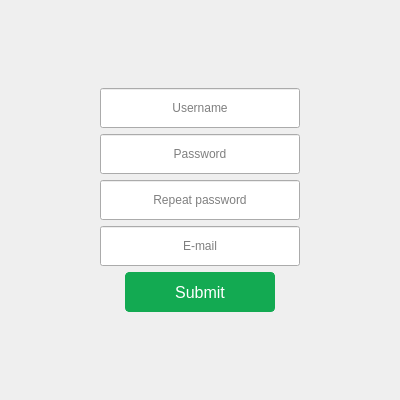
<?xml version="1.0" encoding="UTF-8"?>
<ui version="4.0">
 <class>registerPage</class>
 <widget class="QDialog" name="registerPage">
  <property name="geometry">
   <rect>
    <x>0</x>
    <y>0</y>
    <width>400</width>
    <height>400</height>
   </rect>
  </property>
  <property name="windowTitle">
   <string>Register</string>
  </property>
  <layout class="QVBoxLayout" name="verticalLayout_2">
   <item>
    <layout class="QVBoxLayout" name="verticalLayout">
     <item>
      <layout class="QHBoxLayout" name="horizontalLayout">
       <item alignment="Qt::AlignHCenter">
        <widget class="QLineEdit" name="lineEdit_username">
         <property name="minimumSize">
          <size>
           <width>200</width>
           <height>30</height>
          </size>
         </property>
         <property name="maximumSize">
          <size>
           <width>250</width>
           <height>40</height>
          </size>
         </property>
         <property name="layoutDirection">
          <enum>Qt::LeftToRight</enum>
         </property>
         <property name="alignment">
          <set>Qt::AlignCenter</set>
         </property>
         <property name="placeholderText">
          <string>Username</string>
         </property>
         <property name="cursorMoveStyle">
          <enum>Qt::LogicalMoveStyle</enum>
         </property>
        </widget>
       </item>
      </layout>
     </item>
     <item>
      <layout class="QHBoxLayout" name="horizontalLayout_2">
       <item alignment="Qt::AlignHCenter">
        <widget class="QLineEdit" name="lineEdit_password1">
         <property name="minimumSize">
          <size>
           <width>200</width>
           <height>30</height>
          </size>
         </property>
         <property name="maximumSize">
          <size>
           <width>250</width>
           <height>40</height>
          </size>
         </property>
         <property name="layoutDirection">
          <enum>Qt::LeftToRight</enum>
         </property>
         <property name="echoMode">
          <enum>QLineEdit::Password</enum>
         </property>
         <property name="alignment">
          <set>Qt::AlignCenter</set>
         </property>
         <property name="placeholderText">
          <string>Password</string>
         </property>
         <property name="cursorMoveStyle">
          <enum>Qt::LogicalMoveStyle</enum>
         </property>
        </widget>
       </item>
      </layout>
     </item>
     <item>
      <layout class="QHBoxLayout" name="horizontalLayout_3">
       <item alignment="Qt::AlignHCenter">
        <widget class="QLineEdit" name="lineEdit_password2">
         <property name="minimumSize">
          <size>
           <width>200</width>
           <height>30</height>
          </size>
         </property>
         <property name="maximumSize">
          <size>
           <width>250</width>
           <height>40</height>
          </size>
         </property>
         <property name="layoutDirection">
          <enum>Qt::LeftToRight</enum>
         </property>
         <property name="echoMode">
          <enum>QLineEdit::Password</enum>
         </property>
         <property name="alignment">
          <set>Qt::AlignCenter</set>
         </property>
         <property name="placeholderText">
          <string>Repeat password</string>
         </property>
         <property name="cursorMoveStyle">
          <enum>Qt::LogicalMoveStyle</enum>
         </property>
        </widget>
       </item>
      </layout>
     </item>
     <item>
      <layout class="QHBoxLayout" name="horizontalLayout_4">
       <item alignment="Qt::AlignHCenter">
        <widget class="QLineEdit" name="lineEdit_email">
         <property name="minimumSize">
          <size>
           <width>200</width>
           <height>30</height>
          </size>
         </property>
         <property name="maximumSize">
          <size>
           <width>250</width>
           <height>40</height>
          </size>
         </property>
         <property name="layoutDirection">
          <enum>Qt::LeftToRight</enum>
         </property>
         <property name="alignment">
          <set>Qt::AlignCenter</set>
         </property>
         <property name="placeholderText">
          <string>E-mail</string>
         </property>
         <property name="cursorMoveStyle">
          <enum>Qt::LogicalMoveStyle</enum>
         </property>
        </widget>
       </item>
      </layout>
     </item>
     <item alignment="Qt::AlignHCenter">
      <widget class="QPushButton" name="pushButton_submit">
       <property name="minimumSize">
        <size>
         <width>150</width>
         <height>40</height>
        </size>
       </property>
       <property name="maximumSize">
        <size>
         <width>200</width>
         <height>40</height>
        </size>
       </property>
       <property name="font">
        <font>
         <pointsize>-1</pointsize>
         <bold>false</bold>
        </font>
       </property>
       <property name="styleSheet">
        <string notr="true"> background-color: #13aa52;
  border: 1px solid #13aa52;
  border-radius: 4px;
  box-shadow: rgba(0, 0, 0, .1) 0 2px 4px 0;
  box-sizing: border-box;
  color: #fff;
  cursor: pointer;
  font-family: &quot;Akzidenz Grotesk BQ Medium&quot;, -apple-system, BlinkMacSystemFont, sans-serif;
  font-size: 16px;
  font-weight: 400;
  outline: none;
  outline: 0;
  padding: 10px 25px;
  text-align: center;
  transform: translateY(0);
  transition: transform 150ms, box-shadow 150ms;
  user-select: none;
  -webkit-user-select: none;
  touch-action: manipulation;
</string>
       </property>
       <property name="text">
        <string>Submit</string>
       </property>
      </widget>
     </item>
    </layout>
   </item>
  </layout>
 </widget>
 <resources/>
 <connections/>
</ui>
